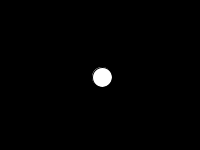
Frame 1 (no input)
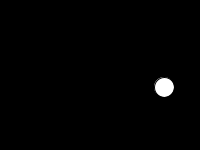
Frame 60 (the mouse pressed at the canvas centre just before this capture)
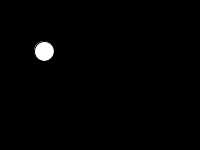
Frame 120 (the mouse held since frame 60 and released just before this capture)

The Processing sketch that drew these frames (run headless with seeded random() and noise(); from frame 60 on, the mouse is pressed at the canvas centre):

// Processing sketch: processing_119221
// ── processing_119221.pde

int posX, posY, velX, velY;
int sz = 20;
void setup(){
  size(200,150);
  posX = width/2;
  posY = height/2;
  velX = 2;
  velY = 2;
}
void draw(){
  background(0);
  
  //actualitzem posicions
  posX = posX+velX;
  posY = posY+velY;
  
  //dibuixem
  ellipse(posX,posY,sz,sz);
  //comprovem la posiciÃ³ X
  if((posX<sz/2)||(posX>width-sz/2)){
    velX = -velX;
  } 
    //comprovem la posiciÃ³ Y
  if((posY<sz/2)||(posY>height-sz/2)){
    velY = -velY;
  } 
}
